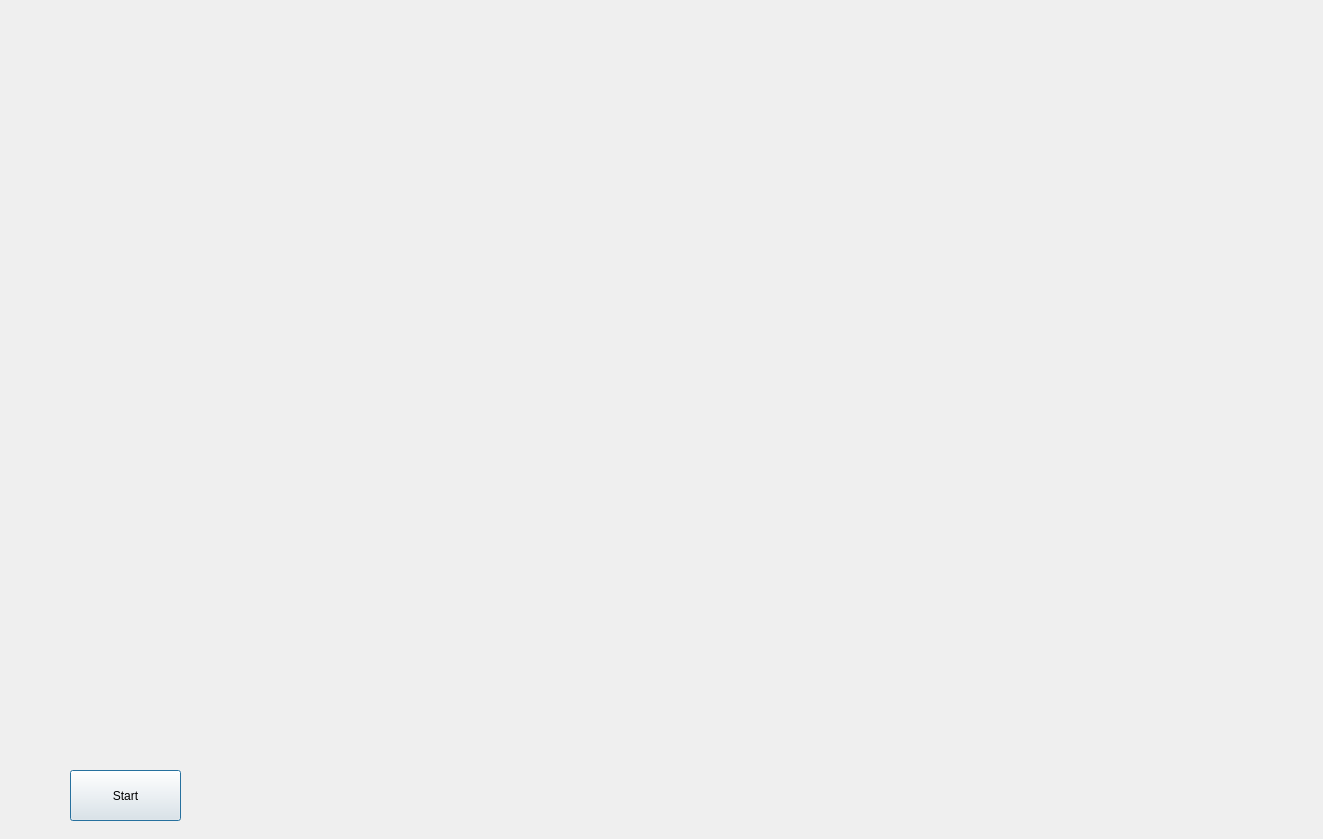
<?xml version="1.0" encoding="UTF-8"?>
<ui version="4.0">
 <class>chat</class>
 <widget class="QWidget" name="chat">
  <property name="geometry">
   <rect>
    <x>0</x>
    <y>0</y>
    <width>1323</width>
    <height>839</height>
   </rect>
  </property>
  <property name="windowTitle">
   <string>Chat</string>
  </property>
  <widget class="QPushButton" name="start">
   <property name="geometry">
    <rect>
     <x>70</x>
     <y>770</y>
     <width>111</width>
     <height>51</height>
    </rect>
   </property>
   <property name="text">
    <string>Start</string>
   </property>
   <property name="autoDefault">
    <bool>false</bool>
   </property>
   <property name="default">
    <bool>true</bool>
   </property>
   <property name="flat">
    <bool>false</bool>
   </property>
  </widget>
  <widget class="QLabel" name="label">
   <property name="geometry">
    <rect>
     <x>20</x>
     <y>20</y>
     <width>1280</width>
     <height>720</height>
    </rect>
   </property>
   <property name="text">
    <string/>
   </property>
  </widget>
 </widget>
 <layoutdefault spacing="6" margin="11"/>
 <resources>
  <include location="chat.qrc"/>
 </resources>
 <connections/>
 <slots>
  <slot>doTest()</slot>
 </slots>
</ui>
